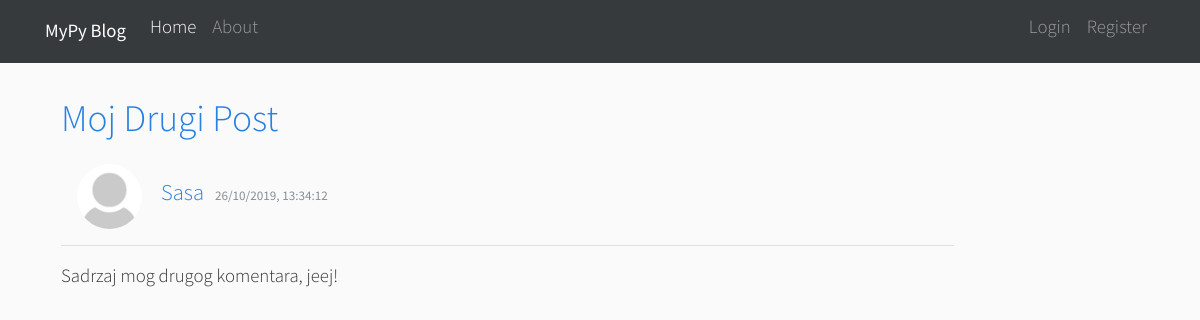
Screenshot of /post/2 with the database file from the repository.
### mypyblog/models.py (models this page shows, shortened)
class Post(db.Model):
    id = db.Column(db.Integer, primary_key=True, autoincrement=True)
    naslov = db.Column(db.String(100), nullable=False)
    datum_posta = db.Column(db.DateTime, nullable=False, default=datetime.utcnow)
    sadrzaj = db.Column(db.Text, nullable=False)
    id_korisnika = db.Column(db.Integer, db.ForeignKey('korisnik.id'), nullable=False)

class Korisnik(db.Model, UserMixin):
    id = db.Column(db.Integer, primary_key=True, autoincrement=True)
    korisnicko_ime = db.Column(db.String(20), unique=True, nullable=False)
    email = db.Column(db.String(120), unique=True, nullable=False)
    slika_fajl = db.Column(db.String(20), nullable=False, default='defaultna.jpg')
    password = db.Column(db.String(70), nullable=False)
    posts = db.relationship('Post', backref='author', lazy=True)

### mypyblog/postovi/routes.py (the view)
@postovi.route("/post/<int:post_id>")
def post(post_id):
    post = Post.query.get_or_404(post_id)
    return render_template('post.html', title=post.naslov, post=post)

### mypyblog/templates/post.html (shortened to what this page needs)
{% extends "layout.html" %}
{% block content %}
    <div class="col-md-10 mb-5 border-secondary p-3">
         <h1 class="article-title text-primary">{{ post.naslov }}</h1>
         <img src="{{ url_for('static', filename='profilne_slike/' + post.author.slika_fajl) }}" alt="post img" class="rounded-circle article-img m-3">
         <a class="mr-2 h4" href="{{ url_for('korisnici.postovi_korisnika', korisnicko_ime=post.author.korisnicko_ime) }}">{{ post.author.korisnicko_ime }}</a>
         <small class="text-muted">{{ post.datum_posta.strftime('%d/%m/%Y, %H:%M:%S') }}</small>
         <article class="border-top pt-3 lead"><p>{{ post.sadrzaj }}</p></article>
     </div>
{% endblock content %}

### mypyblog/static/main.css (style rules this page uses)
body { background: #fafafa; color: #333333; }
h1, h2, h3, h4, h5, h6 { color: #444444; }
.article-title { color: #444444; }
.article-img { height: 65px; width: 65px; margin-right: 16px; }

### rows the page displays
Post: naslov "Moj Drugi Post", datum_posta "26/10/2019, 13:34:12", sadrzaj "Sadrzaj mog drugog komentara, jeej!"
Korisnik: slika_fajl (placeholder picture), author.korisnicko_ime "Sasa"
